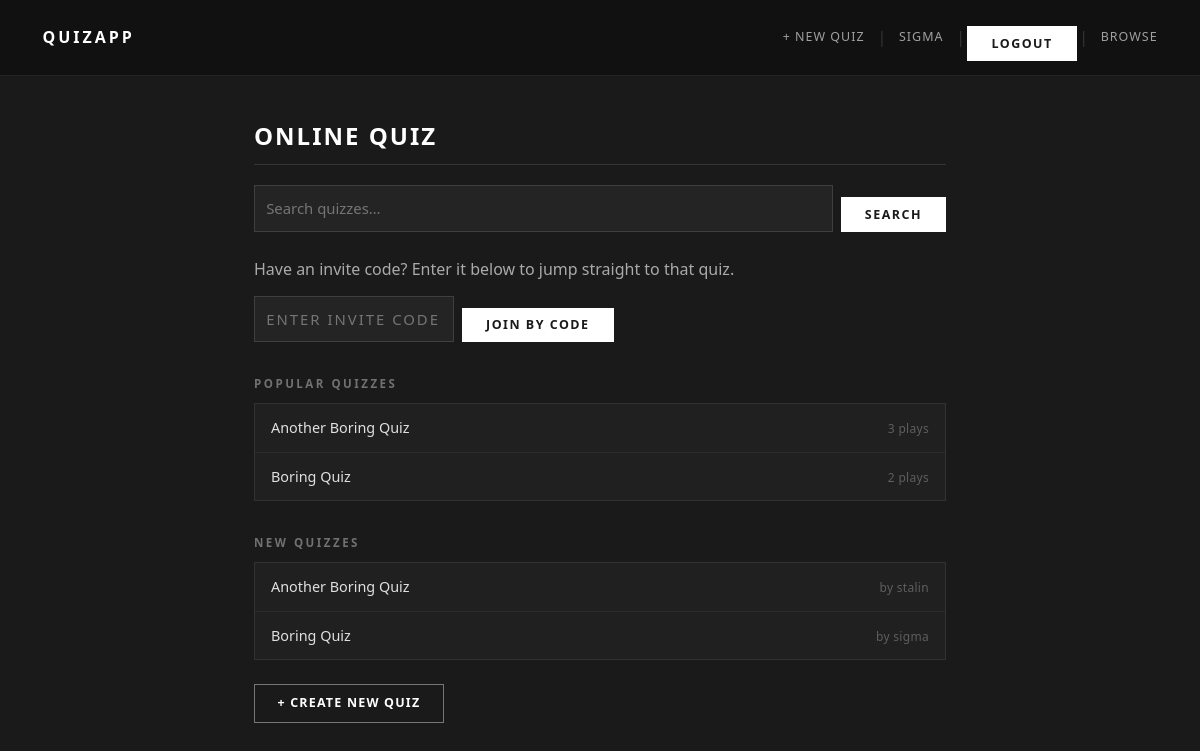
Screenshot of / (signed in) with the database file from the repository.
### quiz/models.py (models this page shows, shortened)
class Quiz(models.Model):
    title = models.CharField(max_length=200)
    description = models.TextField(blank=True)
    created_by = models.ForeignKey(User, on_delete=models.CASCADE, related_name='quizzes')
    created_at = models.DateTimeField(auto_now_add=True)
    invite_code = models.CharField(max_length=8, unique=True, null=True, blank=True)

### quiz/views.py (the view)
# urls.py: 2. Add a URL to urlpatterns:  path('', views.home, name='home')
def home(request):
    query = request.GET.get('q', '').strip()
    base_qs = Quiz.objects.annotate(num_participations=Count('participations'))
    if query:
        base_qs = base_qs.filter(Q(title__icontains=query) | Q(description__icontains=query))
    popular_quizzes = base_qs.order_by('-num_participations')[:6]
    new_quizzes = base_qs.order_by('-created_at')[:6]
    join_form = JoinQuizForm()
    return render(request, 'quiz/home.html', {
        'popular_quizzes': popular_quizzes,
        'new_quizzes': new_quizzes,
        'join_form': join_form,
        'query': query,
    })

### quiz/forms.py
class JoinQuizForm(forms.Form):
    invite_code = forms.CharField(
        max_length=8,
        widget=forms.TextInput(attrs={'placeholder': 'Enter invite code'}),
        label='',
    )

### quiz/templates/quiz/home.html (shortened to what this page needs)
{% extends 'quiz/base.html' %}
{% block content %}
<h1>Online Quiz</h1>
<div class="search-bar">
    <form method="get" action="{% url 'home' %}">
        <input type="text" name="q" value="{{ query }}" placeholder="Search quizzes…">
        <button type="submit" class="btn">Search</button>
    </form>
</div>
<div class="join-bar">
    <p class="join-hint">Have an invite code? Enter it below to jump straight to that quiz.</p>
    <form method="post" action="{% url 'join_quiz' %}">
        {{ join_form.invite_code }}
        <button type="submit" class="btn">Join by Code</button>
    </form>
</div>
<h2>Popular Quizzes</h2>
<ul class="quiz-list">
    {% for quiz in popular_quizzes %}
        <li>
            <a href="{% url 'quiz_detail' quiz.id %}">{{ quiz.title }}</a>
            <span class="by">{{ quiz.num_participations }} play{{ quiz.num_participations|pluralize }}</span>
        </li>
    {% empty %}
        <li>No quizzes yet.</li>
    {% endfor %}
</ul>
<h2>New Quizzes</h2>
<ul class="quiz-list">
    {% for quiz in new_quizzes %}
        <li>
            <a href="{% url 'quiz_detail' quiz.id %}">{{ quiz.title }}</a>
            <span class="by">by {{ quiz.created_by.username }}</span>
        </li>
    {% empty %}
        <li>No quizzes yet.</li>
    {% endfor %}
</ul>
{% if user.is_authenticated %}
<div class="mt-2">
    <a href="{% url 'create_quiz' %}" class="btn">+ Create New Quiz</a>
</div>
{% endif %}
{% endblock %}

### quiz/templates/quiz/base.html (shortened to what this page needs)
{% load static %}
<!DOCTYPE html>
<html lang="en">
<head>
    <link rel="stylesheet" href="{% static 'css/style.css' %}">
</head>
<body>
    <nav>
        <a href="{% url 'home' %}" class="brand">QuizApp</a>
        <div class="nav-links">
            {% if user.is_authenticated %}
                <a href="{% url 'create_quiz' %}">+ New Quiz</a>
                <span class="sep">|</span>
                <a href="{% url 'profile' %}">{{ user.username }}</a>
                <span class="sep">|</span>
                <form method="post" action="{% url 'logout' %}" style="display:inline">
                    <button type="submit" class="nav-logout-btn">Logout</button>
                </form>
            {% else %}
                <a href="{% url 'login' %}">Login</a>
                <span class="sep">|</span>
                <a href="{% url 'signup' %}">Register</a>
            {% endif %}
            <span class="sep">|</span>
            <a href="{% url 'quiz_list' %}">Browse</a>
        </div>
    </nav>
    <div class="container">
        {% block content %}{% endblock %}
    </div>
</body>
</html>

### static/css/style.css (style rules this page uses)
*, *::before, *::after { box-sizing: border-box; margin: 0; padding: 0; }
body { background-color: #1a1a1a; color: #e0e0e0; font-family: 'Segoe UI', system-ui, -apple-system, sans-serif; line-height: 1.65; min-height: 100vh; }
nav { background-color: #111111; padding: 0.875rem 2rem; display: flex; align-items: center; justify-content: space-between; border-bottom: 1px solid rgba(255, 255, 255, 0.08); }
nav .brand { color: #ffffff; font-size: 1rem; font-weight: 700; letter-spacing: 3px; text-transform: uppercase; text-decoration: none; }
.nav-links { display: flex; align-items: center; gap: 0.15rem; }
nav a { color: rgba(255, 255, 255, 0.6); text-decoration: none; font-size: 0.78rem; letter-spacing: 1px; text-transform: uppercase; padding: 0.3rem 0.65rem; transition: color 0.15s, background 0.15s; }
.sep { color: rgba(255, 255, 255, 0.15); user-select: none; }
.nav-logout-btn { background: none; border: none; color: rgba(255, 255, 255, 0.6); font-size: 0.78rem; letter-spacing: 1px; text-transform: uppercase; padding: 0.3rem 0.65rem; cursor: pointer; font-family: inherit; transition: color 0.15s, background 0.15s; }
.container { max-width: 740px; margin: 2.5rem auto; padding: 0 1.5rem; }
h1 { font-size: 1.5rem; color: #ffffff; margin-bottom: 1.25rem; padding-bottom: 0.55rem; border-bottom: 1px solid rgba(255, 255, 255, 0.12); text-transform: uppercase; letter-spacing: 2px; font-weight: 700; }
h2 { font-size: 0.72rem; color: rgba(255, 255, 255, 0.38); margin: 2rem 0 0.6rem; text-transform: uppercase; letter-spacing: 2.5px; font-weight: 600; }
p { margin-bottom: 0.85rem; color: #aaaaaa; }
a { color: rgba(255, 255, 255, 0.75); text-decoration: none; }
.quiz-list { list-style: none; padding: 0; margin-bottom: 1.5rem; border: 1px solid rgba(255, 255, 255, 0.08); background: #202020; }
.quiz-list li { padding: 0.75rem 1rem; border-bottom: 1px solid rgba(255, 255, 255, 0.05); display: flex; align-items: baseline; gap: 0.6rem; }
.quiz-list li:last-child { border-bottom: none; }
.quiz-list li a { color: #e0e0e0; font-weight: 500; font-size: 0.9rem; }
.quiz-list .by { color: rgba(255, 255, 255, 0.28); font-size: 0.75rem; letter-spacing: 0.3px; margin-left: auto; }
.btn { display: inline-block; background-color: transparent; color: #ffffff; border: 1px solid rgba(255, 255, 255, 0.4); padding: 0.5rem 1.4rem; font-size: 0.78rem; font-family: inherit; cursor: pointer; text-decoration: none; letter-spacing: 1.2px; text-transform: uppercase; font-weight: 600; transition: background-color 0.15s, border-color 0.15s; }
button[type="submit"], input[type="submit"] { background-color: #ffffff; color: #1a1a1a; border: none; padding: 0.55rem 1.5rem; font-size: 0.78rem; font-family: inherit; cursor: pointer; margin-top: 0.75rem; letter-spacing: 1.5px; text-transform: uppercase; font-weight: 700; transition: background-color 0.15s; }
input[type="text"], input[type="password"], input[type="email"], input[type="url"], input[type="number"], textarea, select { width: 100%; padding: 0.5rem 0.7rem; border: 1px solid rgba(255, 255, 255, 0.12); background-color: #242424; color: #e0e0e0; font-size: 0.93rem; font-family: inherit; outline: none; transition: border-color 0.2s; }
.search-bar { margin-bottom: 1.5rem; }
.search-bar form { display: flex; gap: 0.5rem; }
.search-bar input[type="text"] { flex: 1; }
.search-bar .btn { flex-shrink: 0; }
.join-bar { margin-bottom: 2rem; }
.join-bar form { display: flex; gap: 0.5rem; }
.join-bar input[type="text"] { flex: 1; max-width: 200px; text-transform: uppercase; letter-spacing: 2px; }
.mt-2 { margin-top: 1.5rem; }

### rows the page displays
Quiz: title "Another Boring Quiz", num_participations "3", created_by.username "stalin"
Quiz: title "Boring Quiz", num_participations "2", created_by.username "sigma"

### other values shown
{{ user.username }} "SIGMA"
